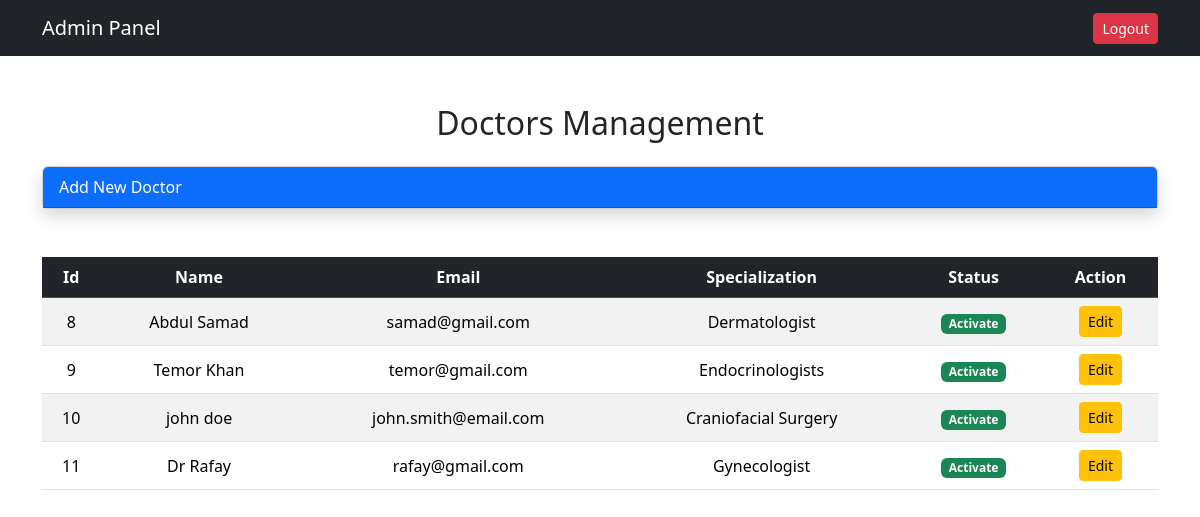
The page /pages/admin-doctors.php (signed in) on the database its author committed.
### tables this page shows
CREATE TABLE `doctor` (
  `id` int(11) NOT NULL,
  `name` varchar(55) NOT NULL,
  `email` varchar(55) NOT NULL,
  `pwd` varchar(55) NOT NULL,
  `Specialization` varchar(55) NOT NULL,
  `status` varchar(55) DEFAULT 'Activate',
  `created_at` timestamp NOT NULL DEFAULT curdate()
);

### includes/model.php (called while the page is built, shortened)
<?php
class model
{
    public $conn;
    public function __construct($conn)
    {
        $this->conn = $conn;
    }
    public function fetch_records($table, $columns = ['*'], $join = "", $conditions = [])
    {
        $table = preg_replace('/[^a-zA-Z0-9_]/', '', $table);
        $cols = implode(', ', $columns);
        $sql = "SELECT $cols FROM `$table`";
        $stmt = $this->conn->prepare($sql);
        $stmt->execute();
        $result = $stmt->get_result();
        $data = [];
        while ($row = $result->fetch_assoc()) {
            $data[] = $row;
        }
        return $data;
    }
}
?>

### pages/admin-doctors.php (the view, shortened to what this page needs)
<?php
require_once 'includes/auth.php';
require_once 'includes/model.php';
$db = new database();
$conn = $db->connection();
$controller = new controller($conn);
$fetching_doctors = $controller->fetch_records('doctor');
?>
<!DOCTYPE html>
<html lang="en">
<head>
  <link href="https://cdn.jsdelivr.net/npm/bootstrap@5.3.2/dist/css/bootstrap.min.css" rel="stylesheet">
</head>
<body>
  <nav class="navbar navbar-expand-lg navbar-dark bg-dark">
    <div class="container">
      <span class="navbar-brand">Admin Panel</span>
      <div class="d-flex align-items-center text-white">
        <a href="./logout" class="btn btn-danger btn-sm">Logout</a>
      </div>
    </div>
  </nav>
  <div class="container py-5">
    <h2 class="mb-4 text-center">Doctors Management</h2>
    <div class="card shadow mb-5">
      <a href="./add-doctor">
        <div class="card-header bg-primary text-white">
          Add New Doctor
        </div>
      </a>
    </div>
    <table class="table table-striped text-center align-middle">
      <thead class="table-dark">
        <tr>
          <th>Id</th>
          <th>Name</th>
          <th>Email</th>
          <th>Specialization</th>
          <th>Status</th>
          <th>Action</th>
        </tr>
      </thead>
      <tbody>
        <?php
        foreach ($fetching_doctors as $doctor) { ?>
        <tr>
          <td><?php echo $doctor['id'] ?></td>
           <td><?php echo $doctor['name'] ?></td>
           <td><?php echo $doctor['email'] ?></td>
           <td><?php echo $doctor['Specialization'] ?></td>
          <td><span class="badge bg-success"><?php echo $doctor['status'] ?></span></td>
          <td>
            <a href="./edit-doctor?id=<?php echo $doctor['id'] ?>"><button class="btn btn-warning btn-sm">Edit</button></a>
          </td>
        </tr>
        <?php } ?>
      </tbody>
    </table>
  </div>
</body>
</html>

### rows shown on the page
doctor: id "8", name "Abdul Samad", email "samad@gmail.com", Specialization "Dermatologist", status "Activate"
doctor: id "9", name "Temor Khan", email "temor@gmail.com", Specialization "Endocrinologists", status "Activate"
doctor: id "10", name "john doe", email "john.smith@email.com", Specialization "Craniofacial Surgery", status "Activate"
doctor: id "11", name "Dr Rafay", email "rafay@gmail.com", Specialization "Gynecologist", status "Activate"
